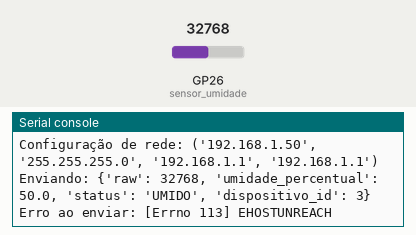
Simulated run of this program. Board: Raspberry Pi Pico running MicroPython. Shown: the last lines printed to the serial console. The inputs (shaded band) are chosen by the test bench; at power-on: GP26 (sensor_umidade) = 32768 (analog values on the 0–65535 scale). WiFi joins after 1.5 s; outgoing connections fail; the clock reads 2024-03-15 10:24:30 at power-on unless the program sets it.

Above: at 3.2 s.
3.3 s: GP26 (sensor_umidade) set to 23345
At 8.8 s:
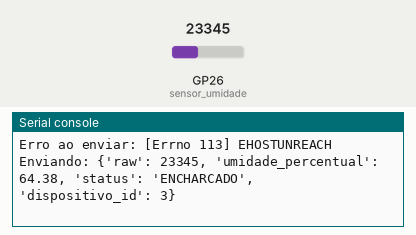
15.2 s: GP26 (sensor_umidade) set to 50655
At 20.8 s:
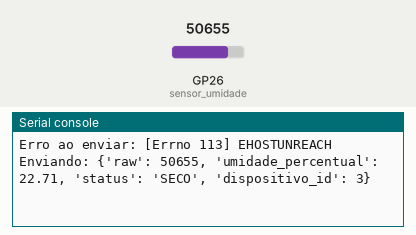

Measured:
- after the input at 3.3 s, the serial console: prints a new line after 4.7 s (image 1)
- after the input at 15.2 s, the serial console: prints a new line after 4.8 s (image 2)

The program:

medicao_umidade.py
```python
import network
import socket
import time
import json
from machine import ADC, Pin

# ========= CONFIG Wi-Fi =========
ssid = "NOME_WIFI"     # coloque aqui o SSID exato
password = "SENHA_WIFI"        # coloque a senha correta

wlan = network.WLAN(network.STA_IF)
wlan.active(True)
wlan.connect(ssid, password)

print("Conectando ao Wi-Fi...")

# Timeout de 15 segundos para não travar indefinidamente
timeout = 15
start = time.time()
while not wlan.isconnected():
    if time.time() - start > timeout:
        print("Falha ao conectar no Wi-Fi!")
        break
    time.sleep(1)

if wlan.isconnected():
    print("Conectado com sucesso!")
    print("Configuração de rede:", wlan.ifconfig())
else:
    # Se não conectar, não continua
    raise RuntimeError("Não foi possível conectar ao Wi-Fi")

# ========= SENSOR DE UMIDADE =========
sensor_umidade = ADC(Pin(26))  # GP26 (ADC0)

def ler_umidade():
    raw = sensor_umidade.read_u16()
    umidade = (65535 - raw) / 65535 * 100  # converte para %
    return raw, round(umidade, 2)

# ========= LOOP PRINCIPAL =========
while True:
    try:
        raw, umidade = ler_umidade()

        if raw > 50000:
            status = "SECO"
        elif raw > 24000:
            status = "UMIDO"
        else:
            status = "ENCHARCADO"

        dados = {
            "raw": raw,
            "umidade_percentual": umidade,
            "status": status,
            "dispositivo_id": 3
        }

        print("Enviando:", dados)

        # Envio via socket TCP
        addr = socket.getaddrinfo("10.179.117.232", 5001)[0][-1]  # IP do servidor
        s = socket.socket()
        s.connect(addr)
        s.send(json.dumps(dados).encode())
        s.close()

    except Exception as e:
        print("Erro ao enviar:", e)

    time.sleep(5)
```
